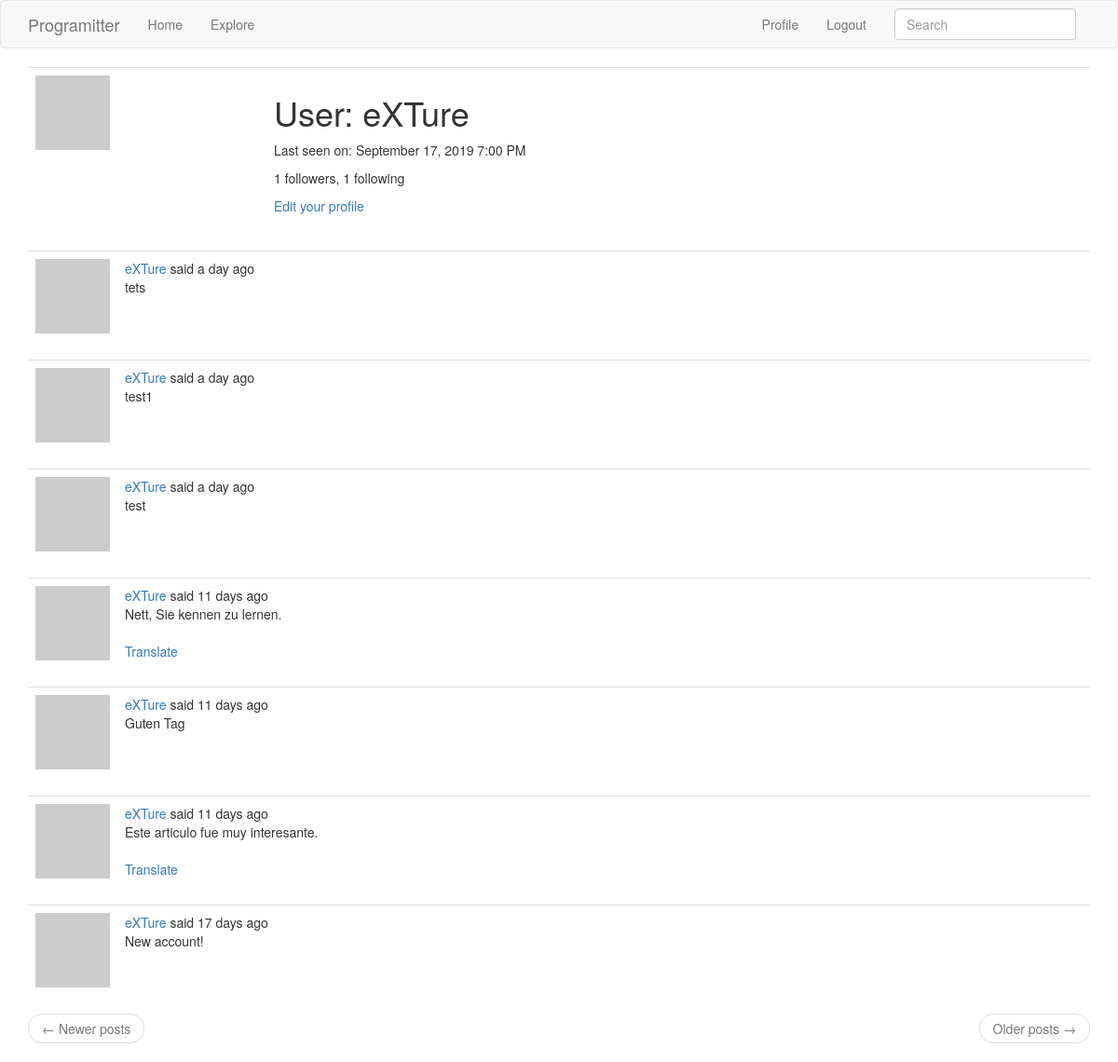
Page /user/eXTure (signed in) on the earlier database version.
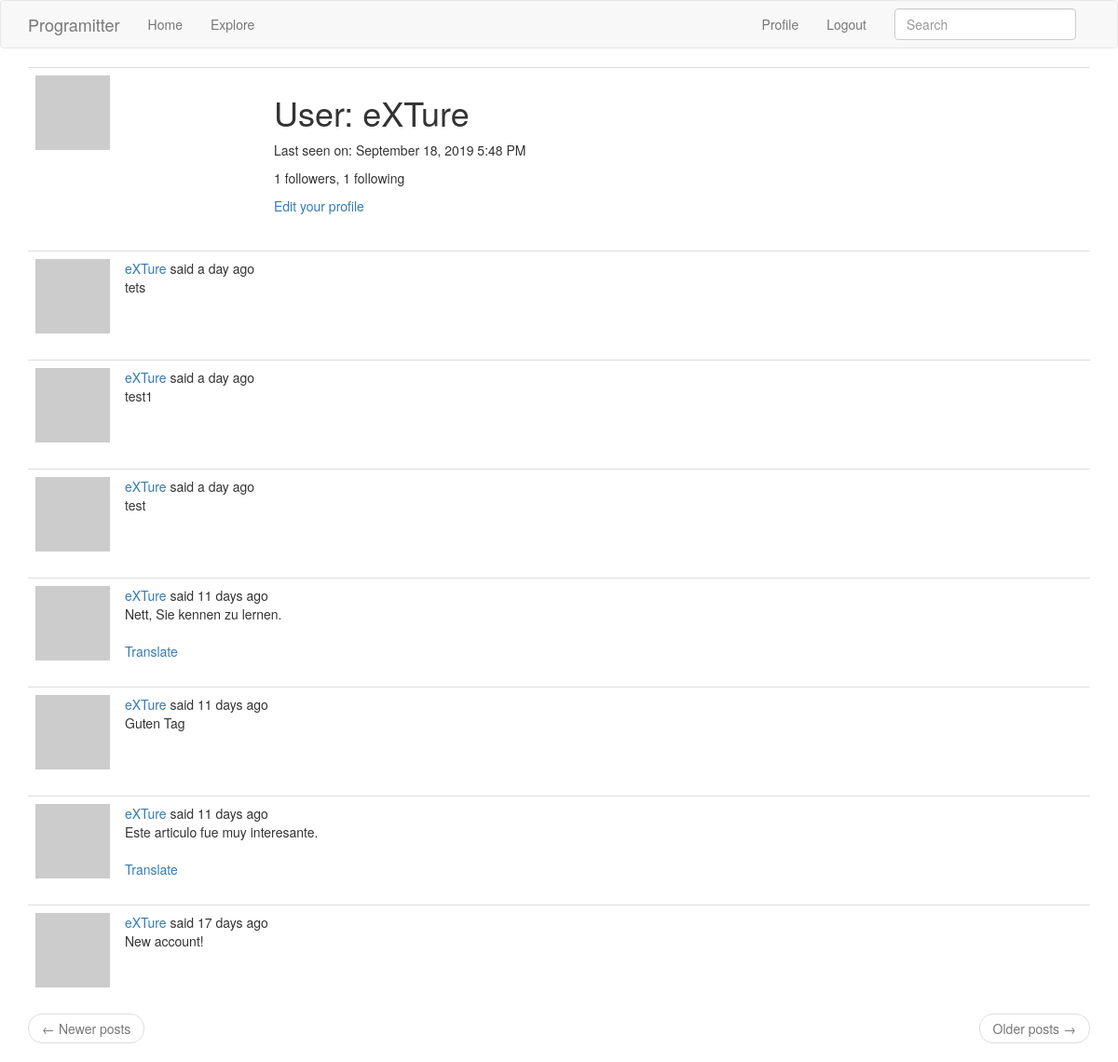
Same page on the later database version.
### app/models.py (models this page shows, shortened)
class User(UserMixin, db.Model):
    id = db.Column(db.Integer, primary_key=True)
    username = db.Column(db.String(64), index=True, unique=True)
    email = db.Column(db.String(120), index=True, unique=True)
    password_hash = db.Column(db.String(128))
    posts = db.relationship('Post', backref='author', lazy='dynamic')
    about_me = db.Column(db.String(140))
    last_seen = db.Column(db.DateTime, default=datetime.utcnow)
    followed = db.relationship(
        'User', secondary=followers,
        primaryjoin=(followers.c.follower_id == id),
        secondaryjoin=(followers.c.followed_id == id),
        backref=db.backref('followers', lazy='dynamic'), lazy='dynamic')
    def avatar(self, size):
        digest = md5(self.email.lower().encode('utf-8')).hexdigest()
        return 'https://www.gravatar.com/avatar/{}?d=identicon&s={}'.format(
            digest, size)

### app/main/routes.py (the view)
@bp.route('/user/<username>')
@login_required
def user(username):
    user = User.query.filter_by(username=username).first_or_404()
    page = request.args.get('page', 1, type=int)
    posts = user.posts.order_by(Post.timestamp.desc()).paginate(
        page, current_app.config['POSTS_PER_PAGE'], False)
    next_url = url_for('main.user', username=user.username,
                       page=posts.next_num) if posts.has_next else None
    prev_url = url_for('main.user', username=user.username,
                       page=posts.prev_num) if posts.has_prev else None
    return render_template('user.html', user=user, posts=posts.items,
                           next_url=next_url, prev_url=prev_url)

### app/main/forms.py
class SearchForm(FlaskForm):
    q = StringField(_l('Search'), validators=[DataRequired()])
    def __init__(self, *args, **kwargs):
        if 'formdata' not in kwargs:
            kwargs['formdata'] = request.args
        if 'csrf_enabled' not in kwargs:
            kwargs['csrf_enabled'] = False
        super(SearchForm, self).__init__(*args, **kwargs)

### app/main/routes.py (called while the page is built)
@bp.before_app_request
def before_request():
    if current_user.is_authenticated:
        current_user.last_seen = datetime.utcnow()
        db.session.commit()
        g.search_form = SearchForm()
    g.locale = str(get_locale())

### app/models.py (called while the page is built)
@login.user_loader
def load_user(id):
    return User.query.get(int(id))

    @classmethod
    def before_commit(cls, session):
        session._changes = {
            'add': list(session.new),
            'update': list(session.dirty),
            'delete': list(session.deleted)
        }

### app/templates/user.html (shortened to what this page needs)
{% extends "base.html" %}
{% block app_content %}
    <table class="table table-hover">
        <tr>
            <td width="256px"><img src="{{ user.avatar(256) }}"></td>
            <td>
                <h1>{{ _('User') }}: {{ user.username }}</h1>
                {% if user.last_seen %}
                <p>{{ _('Last seen on') }}: {{ moment(user.last_seen).format('LLL') }}</p>
                {% endif %}
                <p>{{ _('%(count)d followers', count=user.followers.count()) }}, {{ _('%(count)d following', count=user.followed.count()) }}</p>
                {% if user == current_user %}
                <p><a href="{{ url_for('main.edit_profile') }}">{{ _('Edit your profile') }}</a></p>
                {% elif not current_user.is_following(user) %}
                <p><a href="{{ url_for('main.follow', username=user.username) }}">{{ _('Follow') }}</a></p>
                {% else %}
                <p><a href="{{ url_for('main.unfollow', username=user.username) }}">{{ _('Unfollow') }}</a></p>
                {% endif %}
            </td>
        </tr>
    </table>
    {% for post in posts %}
        {% include '_post.html' %}
    {% endfor %}
    <nav aria-label="...">
        <ul class="pager">
            <li class="previous{% if not prev_url %} disabled{% endif %}">
                <a href="{{ prev_url or '#' }}">
                    <span aria-hidden="true">&larr;</span> {{ _('Newer posts') }}
                </a>
            </li>
            <li class="next{% if not next_url %} disabled{% endif %}">
                <a href="{{ next_url or '#' }}">
                    {{ _('Older posts') }} <span aria-hidden="true">&rarr;</span>
                </a>
            </li>
        </ul>
    </nav>
{% endblock %}

Differences in the rows shown:
changed User "eXTure": last_seen "September 17, 2019 7:00 PM" → "September 18, 2019 5:48 PM"
